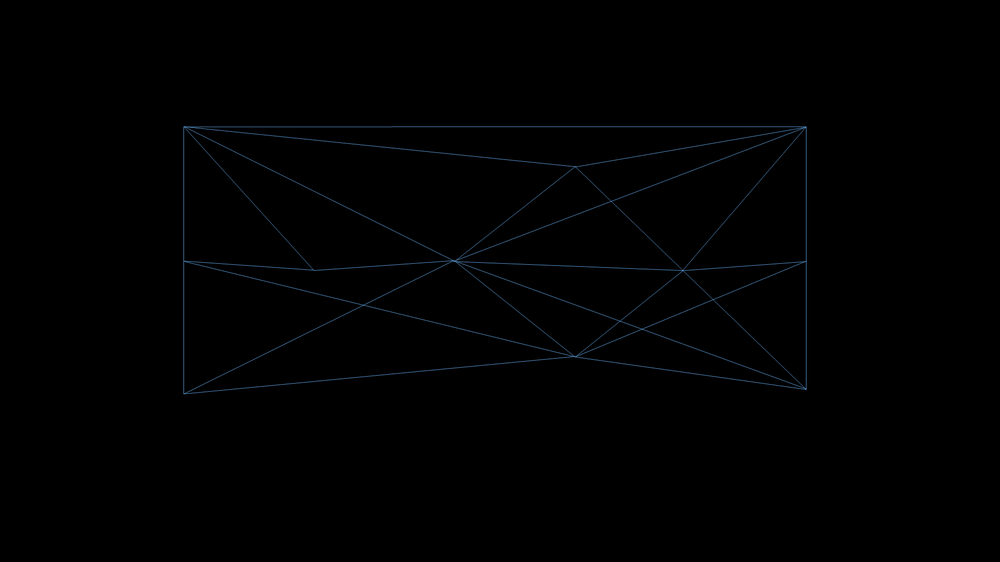
#> input picture JellyGo/game/paths.png, 1000 x 562 px, shrunk from 2000 x 1125 before the run
$ python image_to_pixels.py
#> lines starting #> are read from the running program, lines starting #| are printed output that depends on the picture; after the words box and inside, x2 and y2 are one past the last pixel; in counts of white or black regions, pixels touching at a corner belong together
from PIL import Image
import numpy as np


def convert_image_to_pixels(image_path):
    # Open the image
#> called with image_path = 'paths.png'
    img = Image.open(image_path)
#> img is the input picture: PIL image 1000x562 RGBA; mean R, G, B, A 0.5, 0.9, 1.2, 255

    # Convert the image to grayscale
    img = img.convert('L')
#> img: PIL image 1000x562 L

    # Get the pixel data as a list of lists
    pixels = []
    for y in range(img.size[1]):
        row = []
        for x in range(img.size[0]):
            if img.getpixel((x, y)) >= 30:
                pixel_value = 1
            else:
                pixel_value = 0

            row.append(pixel_value)
        pixels.append(row)

    return pixels


# Replace 'paths.png' with the path to your image
image_path = r'paths.png'
pixels = convert_image_to_pixels(image_path)
np.savetxt('pixels.txt', pixels, fmt='%.f', delimiter='')

array = np.array(pixels, dtype=np.uint8) * 255
img = Image.fromarray(array, mode="L")
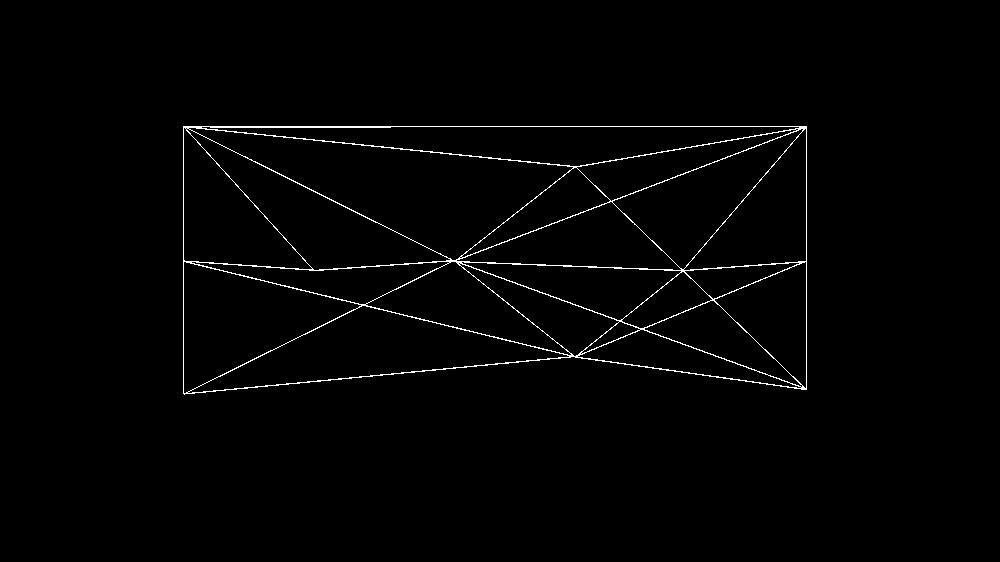
#> img: PIL image 1000x562 L; 1.3% white in thin lines or dots, all inside (x1, y1, x2, y2) = (183, 126, 807, 395)
img.show()
